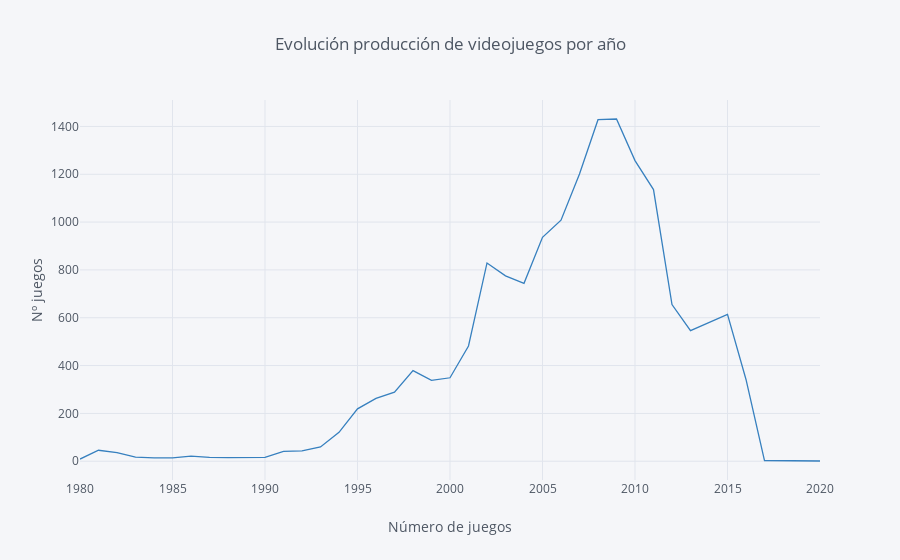

This figure's notebook cell:
### Code cell
#Quiero ver la evolución de nº de videojuegos por año
juegos_x_año = df[['Name','Year','Genre']]
juegos_x_año = juegos_x_año.groupby(juegos_x_año['Year']).agg({'Name': 'count'})
juegos_x_año = juegos_x_año.reset_index()
juegos_x_año

juegos_x_año.iplot(kind='line', x='Year', xTitle='Número de juegos', color='blue',
          yTitle='Nº juegos', title='Evolución producción de videojuegos por año')

### Figure 1 — Plotly figure (JSON) as saved in the notebook; plotly's stock layout.template omitted (floating-point values rounded to 4 significant figures)
{"data": [{"line": {"color": "rgba(55, 128, 191, 1.0)", "dash": "solid", "shape": "linear", "width": 1.3}, "mode": "lines", "name": "Name", "text": "", "type": "scatter", "uid": "dbe9dd1f-cadf-405b-969c-319aebc12ff2", "x": [1980, 1981, 1982, 1983, 1984, 1985, 1986, 1987, 1988, 1989, 1990, 1991, 1992, 1993, 1994, 1995, 1996, 1997, 1998, 1999, 2000, 2001, 2002, 2003, 2004, 2005, 2006, 2007, 2008, 2009, 2010, 2011, 2012, 2013, 2014, 2015, 2016, 2017, 2020], "y": [9, 46, 36, 17, 14, 14, 21, 16, 15, 17, 16, 41, 43, 60, 121, 219, 263, 289, 379, 338, 349, 482, 829, 775, 744, 936, 1008, 1201, 1428, 1431, 1257, 1136, 655, 546, 580, 614, 342, 3, 1]}], "layout": {"legend": {"bgcolor": "#F5F6F9", "font": {"color": "#4D5663"}}, "paper_bgcolor": "#F5F6F9", "plot_bgcolor": "#F5F6F9", "title": {"font": {"color": "#4D5663"}, "text": "Evolución producción de videojuegos por año"}, "xaxis": {"gridcolor": "#E1E5ED", "showgrid": true, "tickfont": {"color": "#4D5663"}, "title": {"font": {"color": "#4D5663"}, "text": "Número de juegos"}, "zerolinecolor": "#E1E5ED"}, "yaxis": {"gridcolor": "#E1E5ED", "showgrid": true, "tickfont": {"color": "#4D5663"}, "title": {"font": {"color": "#4D5663"}, "text": "Nº juegos"}, "zerolinecolor": "#E1E5ED"}}}
